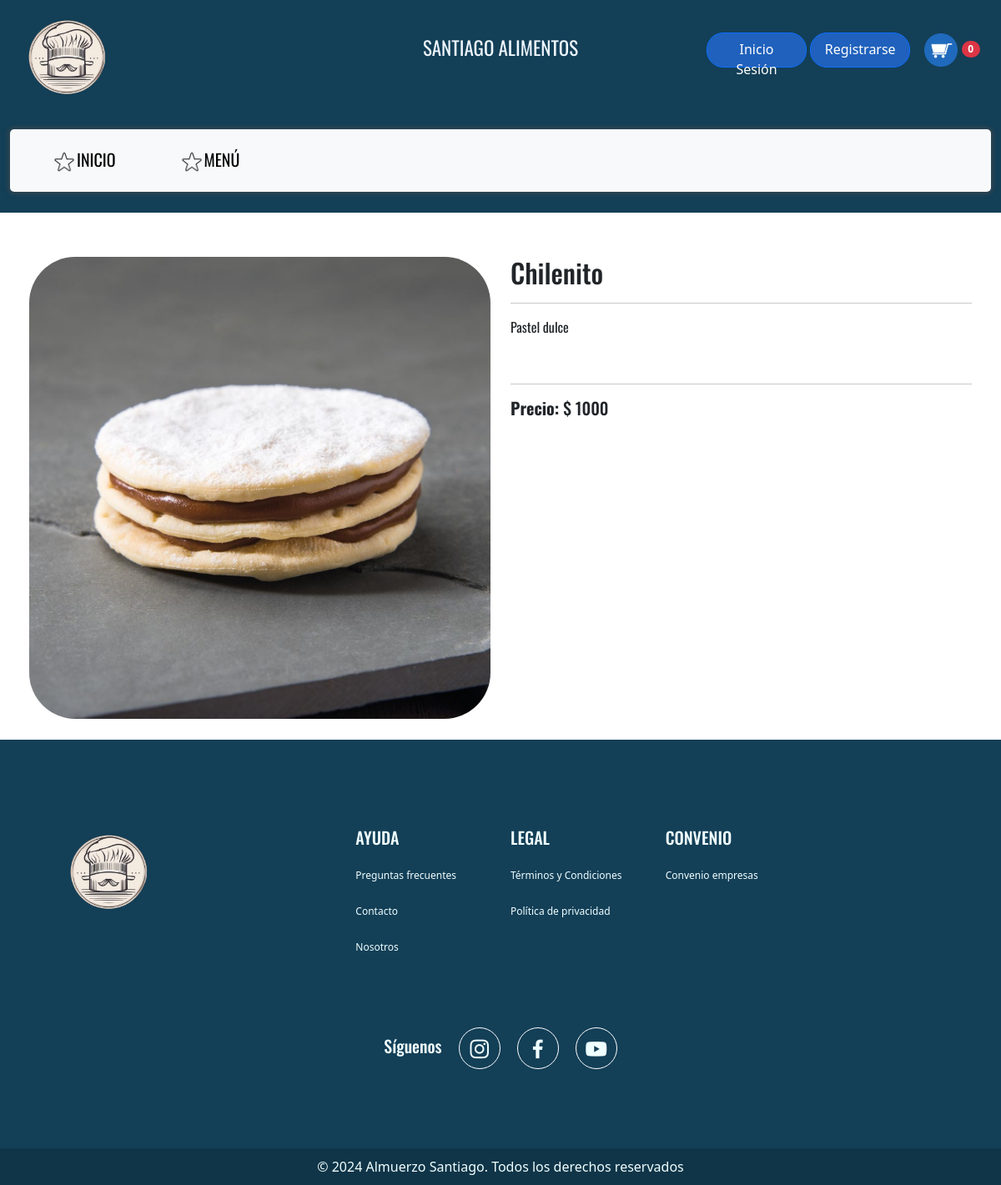
The app's page /plato/2/ with its own data.
### Alimentos_Santiago/models.py (models this page shows, shortened)
class PlatoProveedor(models.Model):
    id = models.AutoField(primary_key=True)
    proveedor = models.ForeignKey(Proveedor, on_delete=models.CASCADE)
    nombre_plato = models.CharField('Nombre del plato', max_length=100, blank=False, null=False)
    descripcion = models.TextField()
    precio = models.IntegerField('Precio')
    stock = models.IntegerField()
    disponibilidad = models.BooleanField('Disponibilidad', default=True, blank=False, null=False) #mi no entender
    imagen = models.ImageField('Imagen del plato', upload_to='Alimentos_Santiago/media/platos/', blank=True, null=True)
    class Meta:
        verbose_name = 'Plato Proveedor'
        verbose_name_plural = 'Platos Proveedores'
        ordering = ['proveedor', 'nombre_plato']

### Alimentos_Santiago/views.py (the view)
# urls.py: path('plato/<int:id>/', views.detalle_plato, name='detalle_plato'), # Se define la URL para la vista de detalle de producto.
def detalle_plato(request, id):
    perfil = request.session.get('perfil')
    plato = get_object_or_404(PlatoProveedor, id=id)
    context = {
        'perfil': perfil,
        'plato': plato,
    }
    return render(request, 'public/detalle_plato.html', context)

### Alimentos_Santiago/context_processor.py (called while the page is built)
def total_carrito(request):
    total = 0
    if request.user.is_authenticated:
        if "carrito" in request.session and request.session["carrito"]:
            for key, value in request.session["carrito"].items():
                total += float(value["acumulado"])
    return {"total_carrito": total}

### Alimentos_Santiago/templates/public/detalle_plato.html (shortened to what this page needs)
{% extends 'base.html' %}
{% load static %}
{% block content %}
    <div class="container-fluid" id="barra_principal">
        <div class="row">
          <div class="container col-4 col-sm-4 col-md-4 col-lg-4 col-xl-4">
            <a href="{% url 'inicio'%}"><img  class="logo" src="{% static 'img/Logo.png' %}" alt="..." ></a>
          </div>
          <div class="ver-menu col-4 col-sm-4 col-md-4 col-lg-4 col-xl-4">
            <p class="ver-menu">SANTIAGO ALIMENTOS</p>
          </div>
            <div class="usuario  col-4 col-sm-4 col-md-4 col-lg-4 col-xl-4">
              <div class="dropdown">
                {% if perfil != 'admin' and perfil != 'cliente' %}
                  <a class="btn btn-primary" href="{% url 'iniciosesion' %}">Inicio Sesión</a>
                  <a class="btn btn-primary" href="{% url 'registro' %}">Registrarse</a>
                {% else %}
                  <a name="" id="" class="btn btn-primary" href="#" role="button">{{ request.user.username }}</a>
                  <a class="btn btn-primary" href="{% url 'logout' %}">Cerrar sesión</a>
                {% endif %}
                <a href="#">
                  <button id="carrito1" type="button" class="btn" onclick="abrirCarrito()">
                    <img src="{% static 'img/carrito.png'%}" width="40px">
                    <span id="cantidadCarrito" class="badge bg-danger rounded-pill">0</span>
                  </button>
                </a>
              </div>
            </div>
          <div class="col-12 col-sm-12 col-md-12 col-lg-12 col-xl-12">
            <nav id="navbar" class="navbar navbar-expand-lg bg-body-tertiary ">
              <div class="container-fluid">
                <div class="collapse navbar-collapse" id="navbarNavDropdown">
                  <ul class="navbar-nav">
                    <li class="nav-item item_arriba">
                      <a class="nav-link active" aria-current="page" href="{% url 'inicio' %}"><img src="{% static 'img/icono2.png'%}" width="30px">INICIO</a>
                    </li>
                    <li class="nav-item item_arriba">
                      <a class="nav-link active" aria-current="page" href="{% url 'menu' %}"><img src="{% static 'img/icono2.png'%}" width="30px">MENÚ</a>
                    </li>
                  </ul>
                </div>
              </div>
            </nav>
          </div>
        </div>
      </div>
    <div class="container">
        <div class="row mt-5">
            <div class="col-md-6">
                <img src="{{ plato.imagen.url }}" class="img-fluid" alt="{{ plato.nombre_plato }}">
            </div>
            <div class="col-md-6">
                <h2>{{ plato.nombre_plato }}</h2>
                <hr>
                <p>{{ plato.descripcion }}</p>
                <br>
                <hr>
                <h5><strong>Precio:</strong> $ {{ plato.precio }} </h5>
            </div>
        </div>
    </div>
{% endblock %}

### Alimentos_Santiago/static/css/estilo.css (style rules this page uses)
.container { padding: 5px; font-family: "Oswald"; }
.logo { width: 150px; margin-top: -10px; }
.navbar { border-radius: 5px; box-shadow: 0px 0px 5px 3px rgba(75, 75, 75, 0.5); margin-top: 5px; }
.usuario { display: flex; justify-content: end; margin-top: 33px; }
#barra_principal { background-color: #133F57; padding-bottom: 25px; }
.ver-menu p { display: flex; justify-content: center; margin-top: 40px; font-size: 23px; color: aliceblue; font-family: "Oswald"; }
.nav-item { padding: 5px 30px 5px 30px; font-family: "Oswald"; font-size: 20px; }
.btn-primary { background-color: #1f61bc; color: white; border-radius: 20px; width: 120px; height: 42px; padding-top: 7px; }
span { color: red; }
.img-fluid { border-radius: 10%; }

### records on screen
PlatoProveedor: imagen (picture), nombre_plato "Chilenito", descripcion "Pastel dulce", precio "1000"
